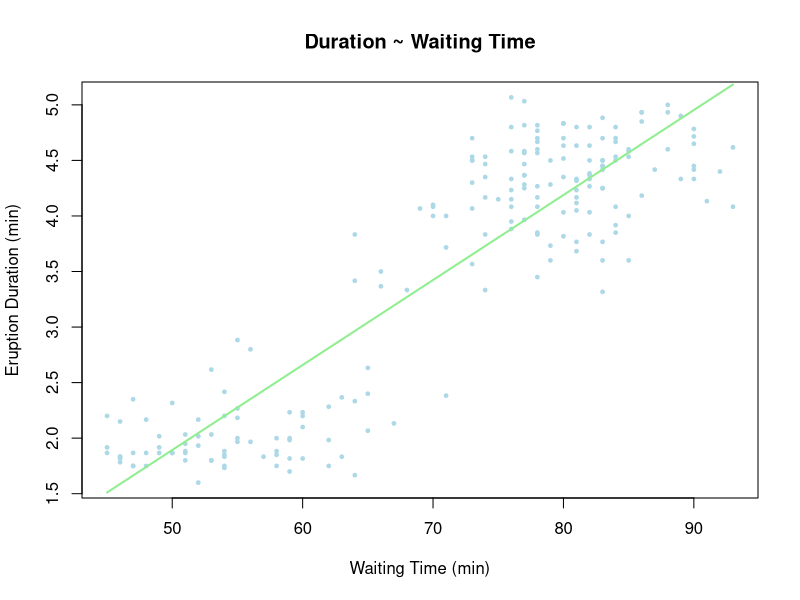

Source code (R):
## ---- chunk 1
library(caret); data(faithful)
inTrain <- createDataPartition(y = faithful$waiting, p = 0.75, list = F)
training <- faithful[inTrain, ]; testing <- faithful[-inTrain, ]
modFit_erupt <- train(eruptions ~ waiting, data = training, method = "lm", 
                     trControl = trainControl(method = "cv"))
## ---- chunk 2
modFit_erupt
## ---- chunk 3
lmFit <- lm(eruptions ~ waiting, data = training)
plot(training$waiting, training$eruptions, 
                     pch = 19, cex = 0.5, col = "lightblue", 
                     xlab = "Waiting Time (min)",
                     ylab = "Eruption Duration (min)",
                     main = "Duration ~ Waiting Time")
lines(training$waiting, lmFit$fitted, lwd = 2, col = "lightgreen")
